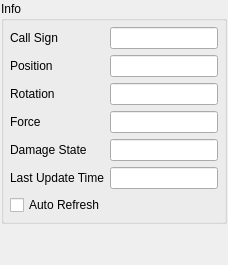
  <widget class="QDockWidget" name="mEntityInfoDockWidget" >
   <property name="sizePolicy" >
    <sizepolicy vsizetype="Preferred" hsizetype="Preferred" >
     <horstretch>1</horstretch>
     <verstretch>1</verstretch>
    </sizepolicy>
   </property>
   <property name="features" >
    <set>QDockWidget::AllDockWidgetFeatures</set>
   </property>
   <property name="windowTitle" >
    <string>Entity Info</string>
   </property>
   <attribute name="dockWidgetArea" >
    <number>1</number>
   </attribute>
   <widget class="QWidget" name="dockWidgetContents" >
    <property name="sizePolicy" >
     <sizepolicy vsizetype="Preferred" hsizetype="Preferred" >
      <horstretch>1</horstretch>
      <verstretch>1</verstretch>
     </sizepolicy>
    </property>
    <layout class="QVBoxLayout" >
     <property name="spacing" >
      <number>1</number>
     </property>
     <property name="leftMargin" >
      <number>1</number>
     </property>
     <property name="topMargin" >
      <number>1</number>
     </property>
     <property name="rightMargin" >
      <number>1</number>
     </property>
     <property name="bottomMargin" >
      <number>1</number>
     </property>
     <item>
      <widget class="QGroupBox" name="mEntityInfoGroupBox" >
       <property name="sizePolicy" >
        <sizepolicy vsizetype="Preferred" hsizetype="Preferred" >
         <horstretch>1</horstretch>
         <verstretch>0</verstretch>
        </sizepolicy>
       </property>
       <property name="title" >
        <string>Info</string>
       </property>
       <layout class="QHBoxLayout" >
        <property name="spacing" >
         <number>4</number>
        </property>
        <property name="leftMargin" >
         <number>6</number>
        </property>
        <property name="topMargin" >
         <number>6</number>
        </property>
        <property name="rightMargin" >
         <number>6</number>
        </property>
        <property name="bottomMargin" >
         <number>6</number>
        </property>
        <item>
         <widget class="QWidget" native="1" name="gridLayout_2" >
          <property name="sizePolicy" >
           <sizepolicy vsizetype="Preferred" hsizetype="Preferred" >
            <horstretch>1</horstretch>
            <verstretch>0</verstretch>
           </sizepolicy>
          </property>
          <layout class="QGridLayout" >
           <property name="leftMargin" >
            <number>0</number>
           </property>
           <property name="topMargin" >
            <number>0</number>
           </property>
           <property name="rightMargin" >
            <number>0</number>
           </property>
           <property name="bottomMargin" >
            <number>0</number>
           </property>
           <property name="horizontalSpacing" >
            <number>6</number>
           </property>
           <property name="verticalSpacing" >
            <number>6</number>
           </property>
           <item row="3" column="1" >
            <widget class="QLineEdit" name="mEntityInfoForceLineEdit" >
             <property name="readOnly" >
              <bool>true</bool>
             </property>
            </widget>
           </item>
           <item row="3" column="0" >
            <widget class="QLabel" name="mEntityInfoForceLabel" >
             <property name="text" >
              <string>Force</string>
             </property>
             <property name="buddy" >
              <cstring>mEntityInfoForceLineEdit</cstring>
             </property>
            </widget>
           </item>
           <item row="5" column="0" >
            <widget class="QLabel" name="mEntityInfoLastUpdateTimeLabel" >
             <property name="text" >
              <string>Last Update Time</string>
             </property>
             <property name="buddy" >
              <cstring>mEntityInfoLastUpdateTimeLineEdit</cstring>
             </property>
            </widget>
           </item>
           <item row="4" column="1" >
            <widget class="QLineEdit" name="mDamageStateLineEdit" >
             <property name="readOnly" >
              <bool>true</bool>
             </property>
            </widget>
           </item>
           <item row="0" column="0" >
            <widget class="QLabel" name="mEntityInfoCallSignLabel" >
             <property name="text" >
              <string>Call Sign</string>
             </property>
             <property name="buddy" >
              <cstring>mEntityInfoCallSignLineEdit</cstring>
             </property>
            </widget>
           </item>
           <item row="2" column="1" >
            <widget class="QLineEdit" name="mRotationLineEdit" >
             <property name="readOnly" >
              <bool>true</bool>
             </property>
            </widget>
           </item>
           <item row="0" column="1" >
            <widget class="QLineEdit" name="mEntityInfoCallSignLineEdit" >
             <property name="sizePolicy" >
              <sizepolicy vsizetype="Fixed" hsizetype="Expanding" >
               <horstretch>1</horstretch>
               <verstretch>0</verstretch>
              </sizepolicy>
             </property>
             <property name="readOnly" >
              <bool>true</bool>
             </property>
            </widget>
           </item>
           <item row="2" column="0" >
            <widget class="QLabel" name="mEntityInfoRotationLabel" >
             <property name="text" >
              <string>Rotation</string>
             </property>
             <property name="buddy" >
              <cstring>mRotationLineEdit</cstring>
             </property>
            </widget>
           </item>
           <item row="1" column="1" >
            <widget class="QLineEdit" name="mEntityInfoPositionLineEdit" >
             <property name="readOnly" >
              <bool>true</bool>
             </property>
            </widget>
           </item>
           <item row="4" column="0" >
            <widget class="QLabel" name="mEntityInfoDamageStateLabel" >
             <property name="text" >
              <string>Damage State</string>
             </property>
             <property name="buddy" >
              <cstring>mDamageStateLineEdit</cstring>
             </property>
            </widget>
           </item>
           <item row="1" column="0" >
            <widget class="QLabel" name="mEntityInfoPositionLabel" >
             <property name="text" >
              <string>Position</string>
             </property>
             <property name="buddy" >
              <cstring>mEntityInfoPositionLineEdit</cstring>
             </property>
            </widget>
           </item>
           <item row="5" column="1" >
            <widget class="QLineEdit" name="mEntityInfoLastUpdateTimeLineEdit" >
             <property name="readOnly" >
              <bool>true</bool>
             </property>
            </widget>
           </item>
           <item row="6" column="0" colspan="2" >
            <widget class="QCheckBox" name="mEntityInfoAutoRefreshCheckBox" >
             <property name="text" >
              <string>Auto Refresh</string>
             </property>
            </widget>
           </item>
          </layout>
         </widget>
        </item>
       </layout>
      </widget>
     </item>
     <item>
      <spacer>
       <property name="orientation" >
        <enum>Qt::Vertical</enum>
       </property>
       <property name="sizeHint" >
        <size>
         <width>20</width>
         <height>40</height>
        </size>
       </property>
      </spacer>
     </item>
    </layout>
   </widget>
  </widget>
